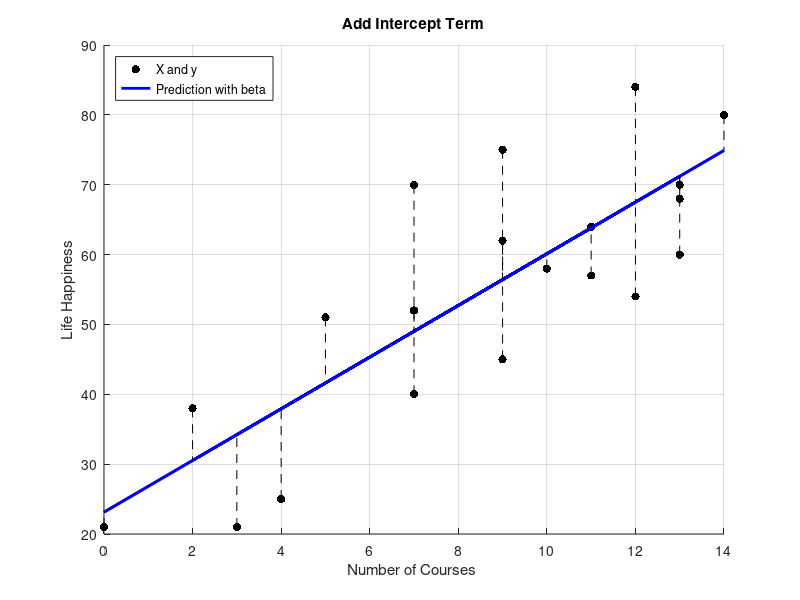

Write MATLAB code to recreate this figure.
% Clear workspace, command window, and close all figures
clc; clear; close all;

% Define a matrix number of courses and life happiness
number_of_course = [4,12,3,14,13,12,9,11,7,13,11,9,2,5,7,10,0,9,7,13]';           
life_happiness = [25,54,21,80,68,84,62,57,40,60,64,45,38,51,52,58,21,75,70,70]';    

%%%%%%% TODO %%%%%%%
% Refer to the lecture slide 32
% Define a new design matrix X that contains the intercept term and number
% of cousrse
% dependent variable matrix y
X = [ones(20,1) number_of_course];   % Use number_of_course
y = life_happiness;   % Use life_happiness

% Compute the left-inverse of X
X_leftinv = (X'*X)^-1 * X';

% Calculate beta
beta = X_leftinv * y; % [beta0 beta1]
%%%%%%%%%%%%%%%%%%%%
beta = flip(beta);      % [beta1 beta0]
y_pred = polyval(beta, number_of_course);  % Predict y values using beta

% Plot
figure;
hold on;
grid on;
scatter(number_of_course, y, 'k', 'filled');  % X and y
plot(number_of_course, y_pred, 'b', 'LineWidth', 2);  % Plot predicted line with beta
for i = 1:length(X)
    plot([number_of_course(i) number_of_course(i)], [y(i) y_pred(i)], 'k--');  % Plot residuals as dashed lines
end
title('Add Intercept Term');
xlabel('Number of Courses ');
ylabel('Life Happiness');
legend('X and y', 'Prediction with beta', 'Location', 'northwest');
hold off;
